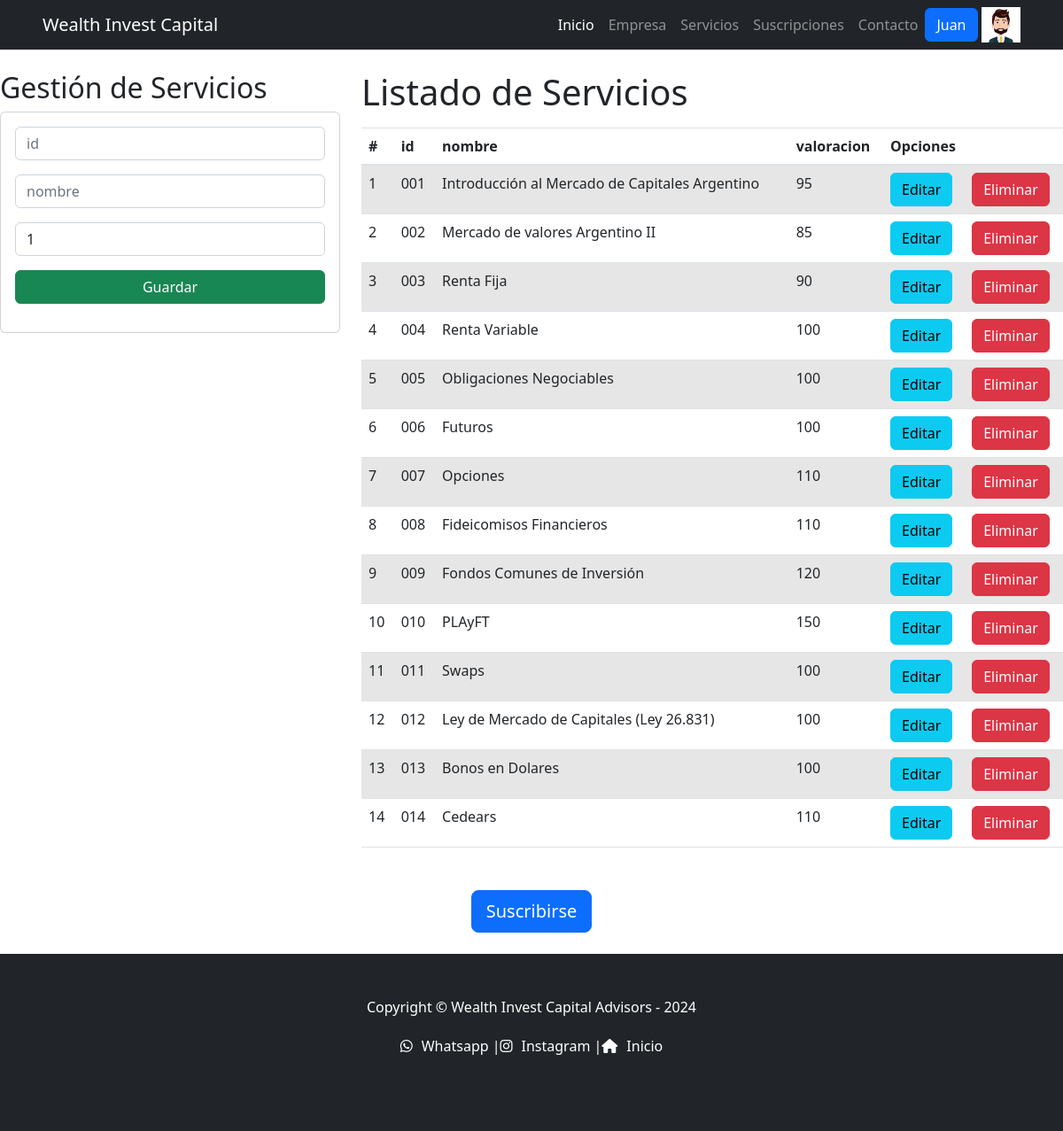
Before: /vbc/ (signed in) with the older database file.
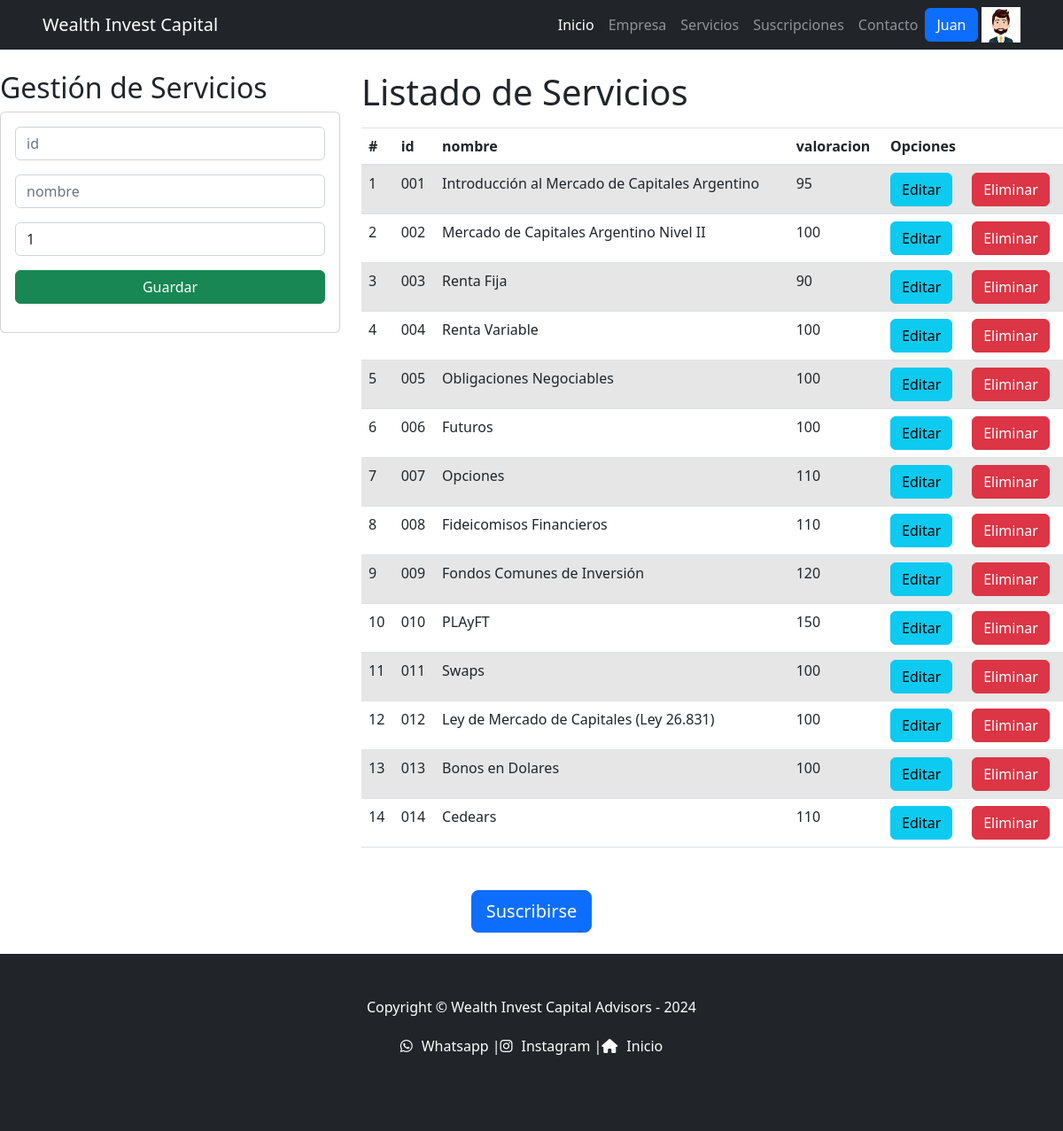
After: the same page with the newer database file.
### vbc/models.py (models this page shows)
class ServicioList(models.Model):
    id = models.CharField(primary_key=True, max_length=6)
    nombre = models.CharField(max_length=50)
    valoracion = models.PositiveSmallIntegerField()

### vbc/views.py (the view)
# urls.py: path('', views.home),
def home(request):
    servicioapp = ServicioList.objects.all()
    return render(request, "servicios_crear.html", {"ServicioList": servicioapp} )

### vbc/templates/servicios_crear.html (shortened to what this page needs)
{% extends 'app/base.html' %}
{% load static %}
{% block main %}
    <div class="row">
        <div class="col-sm-12 col-md-6 col-lg-4 col-xl-4">
            <h2>Gestión de Servicios</h2>
            <div class="card">
                <div class="card-body">
                    <form action="/registrarServicio/" method="POST">{% csrf_token %}
                        <div class="form-group">
                            <input type="text" id="txtid" name="txtid" class="form-control" placeholder="id"
                                minlength="1" maxlength="3" required>
                        </div>
                        <div class="form-group">
                            <input type="text" id="txtnombre" name="txtnombre" class="form-control" placeholder="nombre"
                                maxlength="50" required>
                        </div>
                        <div class="form-group">
                            <input type="text" id="numvaloracion" name="numvaloracion" class="form-control" min="1" max="15"
                                value="1" required>
                        </div>
                        <div class="form-group">
                            <button type="submit" class="btn btn-success btn-block text-white">Guardar</button>
                        </div>
                    </form>
                </div>
            </div>
        </div>
        <div class="col-sm-12 col-md-6 col-lg-8 col-xl-8">
            <h1>Listado de Servicios</h1>
            <div class="table-responsive py-2">
                <table class="table table-striped">
                    <thead>
                        <tr>
                            <th>#</th>
                            <th>id</th>
                            <th>nombre</th>
                            <th>valoracion</th>
                            <th colspan="2">Opciones</th>
                        </tr>
                    </thead>
                    <tbody>
                        {% for c in ServicioList %}
                        <tr>
                            <td>{{forloop.counter}}</td>
                            <td>{{c.id}}</td>
                            <td>{{c.nombre}}</td>
                            <td>{{c.valoracion}}</td>
                            <td><a href="edicionServicio/{{c.id}}" class="btn btn-info">Editar</a></td>
                            <td><a href="eliminarServicio/{{c.id}}" class="btn btn-danger btnEliminar">Eliminar</a></td>
                        </tr>
                        {% endfor %}
                    </tbody>
                </table>
            </div>
        </div>
    </div>
    <div class="text-center my-50">
        <a class="btn btn-primary btn-lg" href="/app/Suscripciones">Suscribirse</a>
    </div>
{% endblock main %}

Changed rows visible on the page:
changed ServicioList id 002: nombre "Mercado de valores Argentino II" → "Mercado de Capitales Argentino Nivel II"; valoracion "85" → "100"
